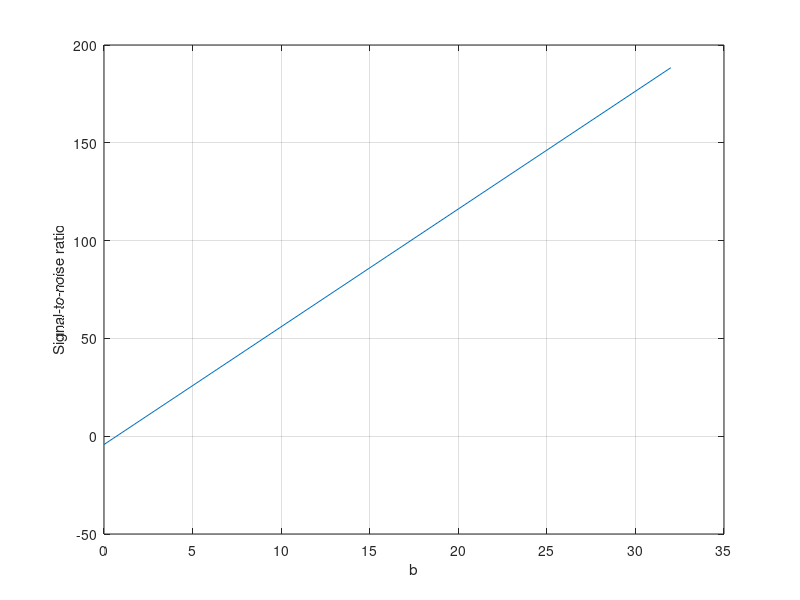

This figure's MATLAB source:
clear;
figure
L=5;
A=5;
S=A^2/2;
D=10-(-10);
Fc=sqrt(S)/(D/2);
for i=2:L
    b(i)=2^i;
end
for i=1:L
    snr(i)=4.7712+20*log10(Fc)+6.0206*b(i);
end
plot(b,snr)
xlabel('b');
ylabel('Signal-to-noise ratio');
grid on